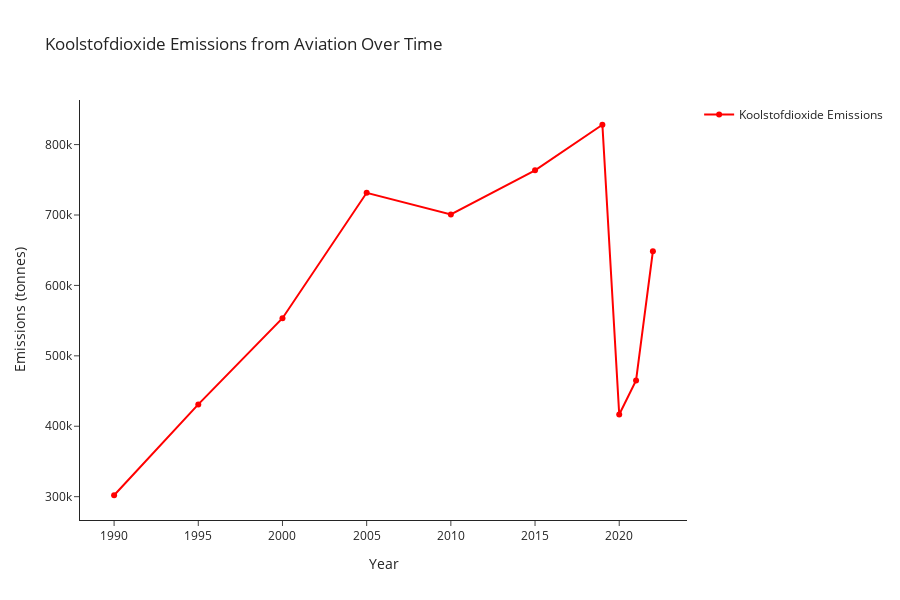

The notebook cell this image was saved under:
### Code cell
%run co2-uitstoot.ipynb

### Figure 1 — Plotly figure (JSON) as saved in the notebook; plotly's stock layout.template omitted (floating-point values rounded to 4 significant figures)
{"data": [{"line": {"color": "red"}, "mode": "lines+markers", "name": "Koolstofdioxide Emissions", "type": "scatter", "x": [1990, 1995, 2000, 2005, 2010, 2015, 2019, 2020, 2021, 2022], "y": [302000.0, 431000.0, 553400.0, 731500.0, 700800.0, 763400.0, 828200.0, 416800.0, 465100.0, 648600.0]}], "layout": {"height": 600, "showlegend": true, "title": {"text": "Koolstofdioxide Emissions from Aviation Over Time"}, "width": 900, "xaxis": {"title": {"text": "Year"}}, "yaxis": {"title": {"text": "Emissions (tonnes)"}}}}
